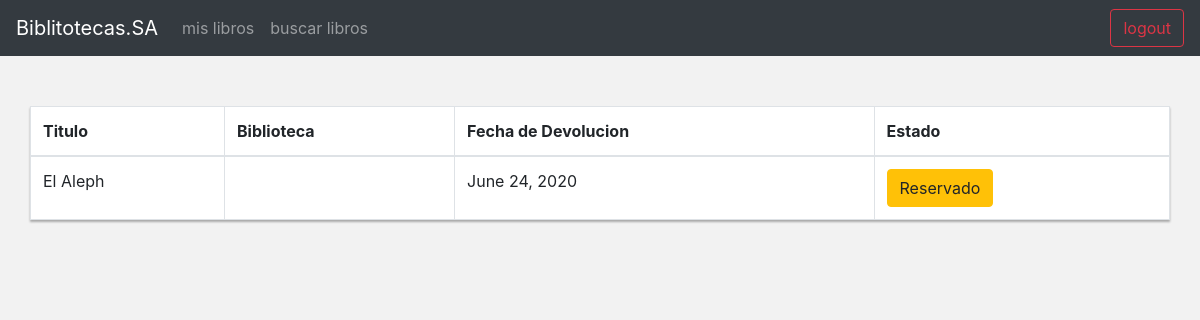
/gestion/mislibros/ (signed in), run on an earlier commit of the app's database.
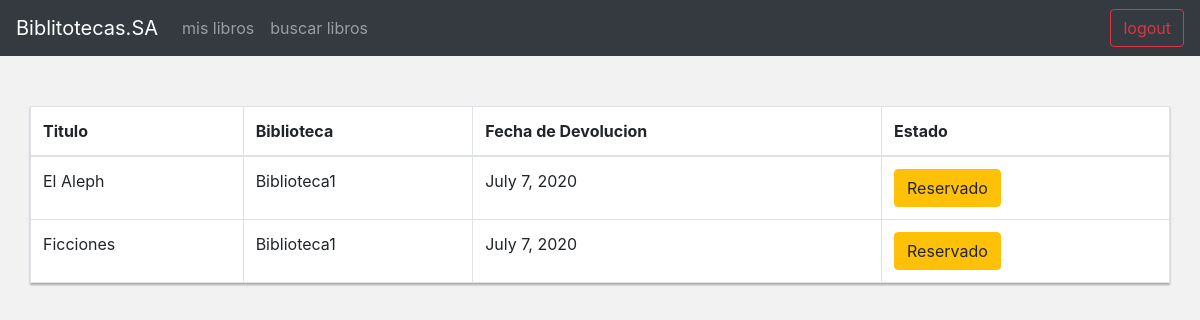
And on a later commit of the database.
### gestionPedidos/models.py (models this page shows, shortened)
class LibroInstancias(models.Model):
    libro = models.ForeignKey('Libros', on_delete=models.SET_NULL, null=True,related_name='libroInstancia')
    editorial=models.CharField(max_length=50)
    fecha_devolucion = models.DateField(null=True, blank=True)
    cliente= models.ForeignKey(settings.AUTH_USER_MODEL, on_delete=models.SET_NULL, null=True, blank=True,related_name='libroInstancia')
    biblioteca= models.ForeignKey("Bibliotecas",on_delete=models.SET_NULL,null=True, blank=True,related_name='libroInstancia')
    ESTADO = (
        ('D', 'Disponible'),
        ('N', 'No disponible'),
    )
    estado = models.CharField(
    max_length=1,
    choices=ESTADO,
    blank=True,
    default='D',
    help_text='Disponiblidad')

class Libros(models.Model):
    titulo= models.CharField(max_length=50)
    autor = models.ForeignKey('Autores', on_delete=models.SET_NULL, null=True)
    isbn= models.CharField(max_length=13)

class Bibliotecas(models.Model):
    nombre = models.CharField(max_length=30)
    direccion= models.CharField(max_length=50)
    telefono= models.CharField(max_length=7)
    userdb= models.ForeignKey(settings.AUTH_USER_MODEL,on_delete=models.SET_NULL, null=True, blank=True,related_name='biblioteca')

### gestionPedidos/views.py (the view)
# urls.py: path("mislibros/",views.misLibros, name="misLibros"),
@login_required
@user_passes_test(esLector,login_url='sinPermisos')
def misLibros(request):
    user= request.user._wrapped if hasattr(request.user,'_wrapped') else request.user
    libros= user.libroInstancia.all()
    print(type(libros))
    return render(request,"gestion/misLibros.html",{"libros":libros})

### gestionPedidos/views.py (called while the page is built)
def esLector(user):
    group= getGrupo(user)
    if group.name =="lectores":
        return True
    return False

def getGrupo(user):
    return  user.groups.filter(user=user)[0]

### PortalLibreria/templates/gestion/misLibros.html (shortened to what this page needs)
{% extends 'main.html' %}
{% block content %}
<link rel="stylesheet" href="https://stackpath.bootstrapcdn.com/bootstrap/4.4.1/css/bootstrap.min.css">
{% load static %}
<link rel="stylesheet" type="text/css" href="{% static "css/esto.css" %}">
<div class="container">
	<div class="row">
		<table class="table table-bordered">
    <thead>
      <tr>
        <th>Titulo </th>
        <th>Biblioteca</th>
        <th>Fecha de Devolucion</th>
        <th>Estado</th>
      </tr>
    </thead>
    <tbody>
      {% for libro in libros %}
      <tr>
        <td>{{libro.libro.titulo}}</td>
        <td>{{libro.biblioteca.nombre}}</td>
        <td >{{libro.fecha_devolucion}}</td>
        {% if libro.fecha_devolucion < datetime.now %}
        <td><button type="button" class="btn btn-danger">Atrasado</button></td>
        {% else %}
        <td><button type="button" class="btn btn-warning">Reservado</button></td>
        {% endif %}
      </tr>
      {% endfor %}
    </tbody>
  </table>
	</div>
</div>
{% endblock %}

### PortalLibreria/templates/main.html (shortened to what this page needs)
<!doctype html>
<html lang="en">
  <head>
    {% load static %}
    <link rel="stylesheet" type="text/css" href="{% static "vendor/bootstrap/css/bootstrap.min.css" %}">
    <link href="{% static "css/jumbotron.css" %}" rel="stylesheet">
  </head>
  <body>
    <nav class="navbar navbar-expand-md navbar-dark fixed-top bg-dark">
  <a class="navbar-brand" href="#">Biblitotecas.SA</a>
  <div class="collapse navbar-collapse" id="navbarsExampleDefault">
    <ul class="navbar-nav mr-auto">
      <li class="nav-item">
        <a class="nav-link" href="{% url 'misLibros' %}">mis libros</a>
      </li>
      <li class="nav-item">
        <a class="nav-link" href="{% url 'buscarLibro' %}">buscar libros</a>
      </li>
    </ul>
    <form class="form-inline my-2 my-lg-0" action="{% url 'logout'%}">
      <button class="btn btn-outline-danger my-2 my-sm-0" type="submit" >logout</button>
    </form>
  </div>
</nav>
  <div>
    {% block content %}
    {% endblock %}
  </div>
      <script>window.jQuery || document.write('<script src="../assets/js/vendor/jquery.slim.min.js"><\/script>')</script><script src="../assets/dist/js/bootstrap.bundle.js"></script></body>
</html>

### PortalLibreria/static/css/jumbotron.css (style rules this page uses)
body { padding-top: 3.5rem; }

### PortalLibreria/static/css/esto.css (style rules this page uses)
body { background-color:#f2f2f2; }
.table { background-color:#fff; box-shadow:0px 2px 2px #aaa; margin-top:50px; }

What changed in the data, as far as the page shows it:
changed LibroInstancias "El Aleph": biblioteca.nombre (not shown) → "Biblioteca1"; fecha_devolucion "June 24, 2020" → "July 7, 2020"
added LibroInstancias: libro.titulo "Ficciones", biblioteca.nombre "Biblioteca1", fecha_devolucion "July 7, 2020", shows "Reservado"
